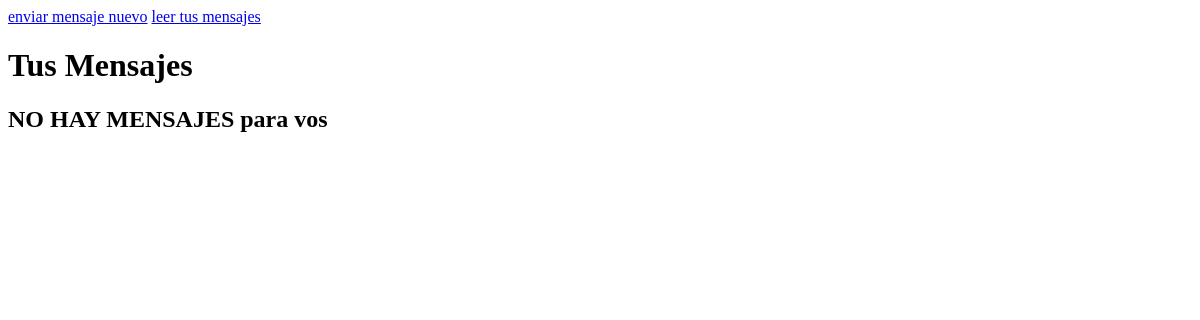
Page /mensajeria/mensajes/ (signed in) on the earlier database version.
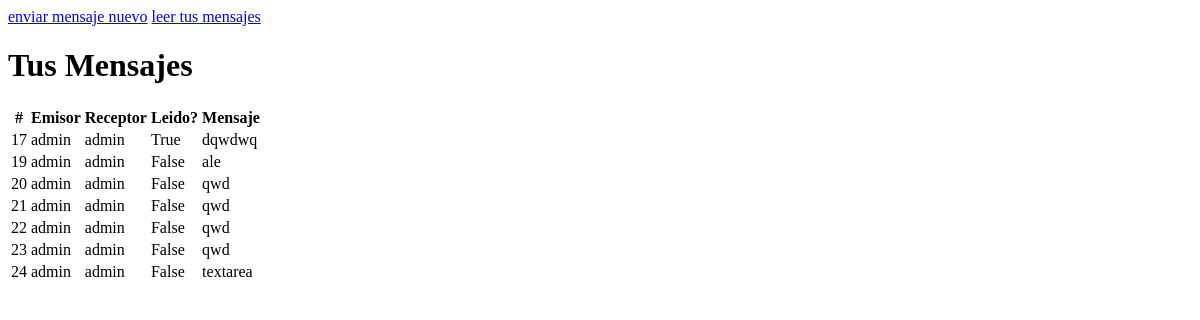
Same page on the later database version.
### mensajeria/models.py (models this page shows, shortened)
class msg(models.Model):
    msg=models.CharField(max_length=1024,null=True)
    emisor=models.CharField(max_length=256,null=False)
    receptor=models.CharField(max_length=256,null=True)
    leido=models.BooleanField(default=False)

### mensajeria/views.py (the view)
# urls.py: path("mensajes/", leer, name="mensajes"),
def leer(request):
    print(request.user)
    m= msg.objects.filter(receptor=request.user )
    print(len(m))
    return render(request, "mensajeria/mensajes.html", {"mensajes": m})

### mensajeria/templates/mensajeria/mensajes.html
{% extends "mensajeria/padre.html" %}
{% load static %}
{% block titulo %}
<h1 class="mb-5">Tus Mensajes</h1>
{% endblock %}
{% block contenido_que_cambia %}
{% if mensajes %}
<table class="table table-success table-striped justify-content-md-center">
    <th>#</th><th>Emisor</th><th>Receptor</th><th>Leido?</th><th>Mensaje</th>
    {% for mensaje in mensajes %}
    <tr>
        <td>{{ mensaje.id }}</td>
        <td>{{ mensaje.emisor }}</td>
        <td>{{ mensaje.receptor }}</td>
        <td>{{ mensaje.leido }}</td>
        <td>{{ mensaje.msg }}</td>
    </tr>
    {% endfor %}
</table>
{% else %}
<h2>NO HAY MENSAJES para vos</h2>
{% endif %}
{% endblock %}

Differences in the rows shown:
added msg: id "17", emisor "admin", receptor "admin", leido "True", msg "dqwdwq"
added msg: id "19", emisor "admin", receptor "admin", leido "False", msg "ale"
added msg: id "20", emisor "admin", receptor "admin", leido "False", msg "qwd"
added msg: id "21", emisor "admin", receptor "admin", leido "False", msg "qwd"
added msg: id "22", emisor "admin", receptor "admin", leido "False", msg "qwd"
added msg: id "23", emisor "admin", receptor "admin", leido "False", msg "qwd"
added msg: id "24", emisor "admin", receptor "admin", leido "False", msg "textarea"
Other differences:
text no longer shown: "NO HAY MENSAJES para vos"
text now shown: "# Emisor Receptor Leido? Mensaje"
